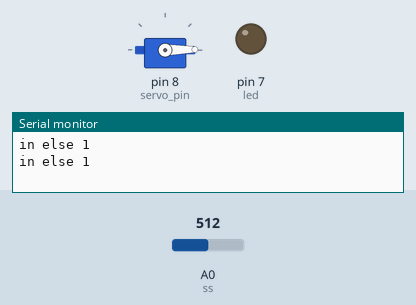
Bench run of a sketch on a simulated Arduino Uno, built with avr-gcc and run on an emulated ATmega328P. On the bench: servo, output pins drawn as LEDs (lit = HIGH), the last lines printed to the serial monitor. The test bench sets the inputs (shaded band); at power-on: A0 (ss) = 512.

Above: at 1.8 s.
1.9 s: A0 (ss) set to 629
3.5 s: A0 (ss) set to 647
At 20.3 s:
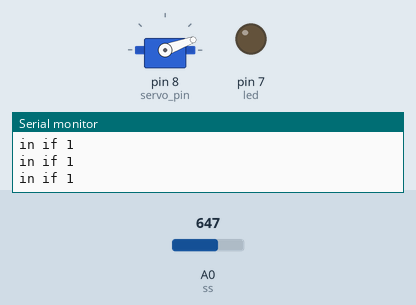
Timing chart, 0 to 22.5 s (numbered marks = the images above; inputs shaded):
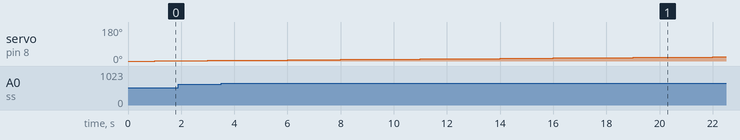

Measured:
- the behaviour switches between 640 and 641 on A0 (ss) (found by bisection; images 0 and 1)

The sketch:

Sound_security_system.ino
```cpp
#include <Servo.h>

const int ss = 0;
const int led = 7;  //or buzzer


int level;
const int maxdb = 640;

const int servo_pin = 8;
bool checker = false;

Servo scanner;

void setup() {
  scanner.attach(servo_pin);
  pinMode(led,OUTPUT);
  Serial.begin(9600);
  //scanner.write(0);
}

void loop() {
  for(int i = 0; i<=180; ++i){
    level = analogRead(ss);
    if(level > maxdb){
      Serial.println("in if 1");
      analogWrite(led,HIGH);
    }
    else{
      Serial.println("in else 1");
      analogWrite(led,LOW);
    }
    scanner.write(i);
    delay(1000);
  }
  for(int i = 180; i>=0; --i){
    level = analogRead(ss);
    if(level > maxdb){
      Serial.println("in if 2");
      analogWrite(led,HIGH);
    }
    else{
      Serial.println("in else 2");
      analogWrite(led,LOW);
    }
    scanner.write(i);
    delay(1000);
  }
  /*if(scanner.read()==180){
    scanner.write(0);
    delay(500);
  }
  if(scanner.read()==0){
    scanner.write(180);
    delay(500);
  }*/
  /*scanner.write(180);
  if(analogRead(ss) > maxdb){
    analogWrite(led,HIGH);
  }
  else{
    analogWrite(led,LOW);
  }
  delay(1000);
  scanner.write(0);*/
}
```
